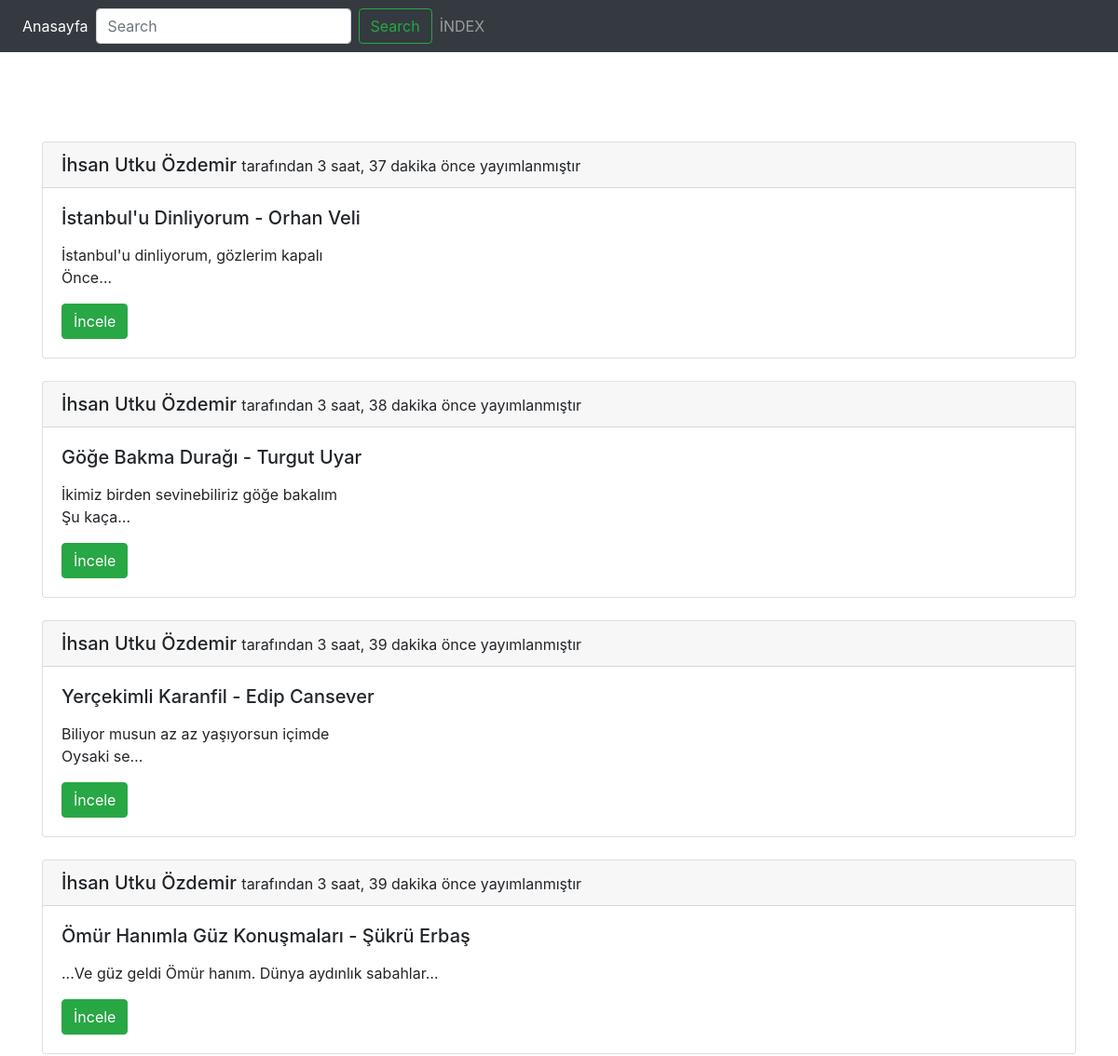
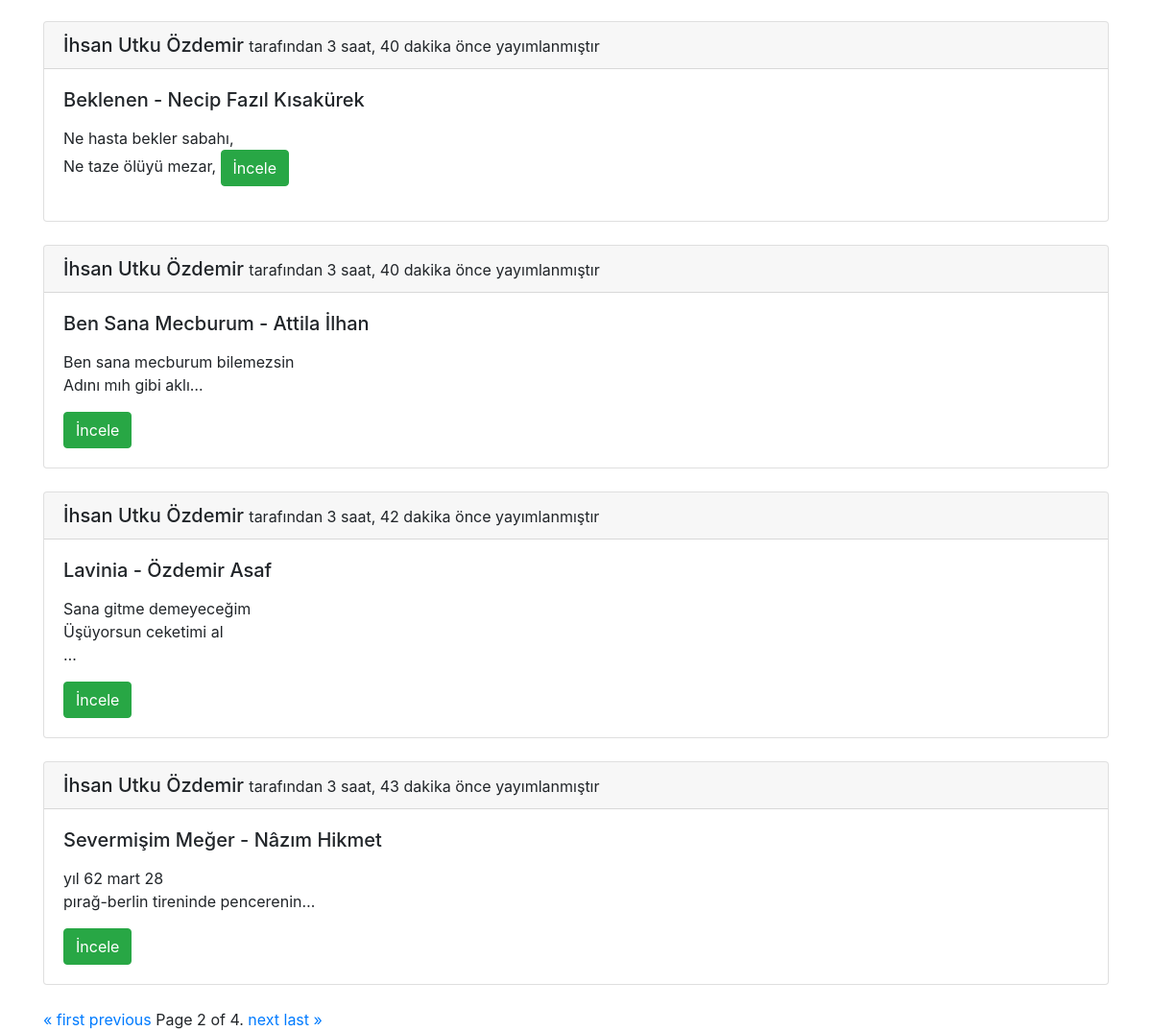
Page /post/index/?page=2 on the committed database (2 pictures, top to bottom).
### post/models.py (models this page shows, shortened)
class Post(models.Model):
    user = models.ForeignKey('auth.User', verbose_name='Yazar', related_name='posts', on_delete=models.CASCADE)
    title = models.CharField(max_length=120, verbose_name='Başlık')
    content = models.TextField(verbose_name='İçerik')
    publishing_date = models.DateTimeField(verbose_name='Yayımlanma Tarihi', auto_now_add=True)
    slug = models.SlugField(unique=True, editable=False, max_length=130)
    def get_absolute_url(self):
        return reverse('post:detail', kwargs={'slug': self.slug})
    class Meta:
        ordering = ['-publishing_date',  'id']

### post/views.py (the view, shortened to what this page needs)
def post_index(request):
    post_list = Post.objects.all()
    query = request.GET.get('q')
    paginator = Paginator(post_list, 8)
    page_number = request.GET.get('page')
    posts = paginator.get_page(page_number)
    return render(request, "post/index.html", {'posts': posts})

### templates/post/index.html (shortened to what this page needs)
{% extends 'base.html' %}
{% block body %}
    <div class="container">
        {% for post in posts %}
            <div class="row">
                <div class="col-md-12">
                    <div class="card">
                        <h5 class="card-header"> {{ post.user.get_full_name }} <small> tarafından {{ post.publishing_date|timesince }} önce yayımlanmıştır </small> </h5>
                        <div class="card-body">
                            <h5 class="card-title"> {{ post.title }} </h5>
                            <p class="card-text"> {{ post.content|linebreaks|truncatechars:55 }} </p>
                            <a href="{{ post.get_absolute_url }}" class="btn btn-success"> İncele </a>
                        </div>
                    </div>
                </div>
            </div>
            <br>
        {% endfor %}
        <div class="row">
            <div class="col-md-12">
                <div class="pagination">
                    <span class="step-links">
                        {% if posts.has_previous %}
                            <a href="?page=1">&laquo; first</a>
                            <a href="?page={{ posts.previous_page_number }}">previous</a>
                        {% endif %}
                        <span class="current">
                            Page {{ posts.number }} of {{ posts.paginator.num_pages }}.
                        </span>
                        {% if posts.has_next %}
                            <a href="?page={{ posts.next_page_number }}">next</a>
                            <a href="?page={{ posts.paginator.num_pages }}">last &raquo;</a>
                        {% endif %}
                    </span>
                </div>
            </div>
        </div>
    </div>
{% endblock %}

### static/css/style.css (style rules this page uses)
body { padding-top: 80px; }

### rows in the picture
Post: user.get_full_name "İhsan Utku Özdemir", publishing_date "3 saat, 37 dakika", title "İstanbul'u Dinliyorum - Orhan Veli", content "İstanbul'u dinliyorum, gözlerim kapalı Önce…"
Post: user.get_full_name "İhsan Utku Özdemir", publishing_date "3 saat, 38 dakika", title "Göğe Bakma Durağı - Turgut Uyar", content "İkimiz birden sevinebiliriz göğe bakalım Şu kaça…"
Post: user.get_full_name "İhsan Utku Özdemir", publishing_date "3 saat, 39 dakika", title "Yerçekimli Karanfil - Edip Cansever", content "Biliyor musun az az yaşıyorsun içimde Oysaki se…"
Post: user.get_full_name "İhsan Utku Özdemir", publishing_date "3 saat, 39 dakika", title "Ömür Hanımla Güz Konuşmaları - Şükrü Erbaş", content "...Ve güz geldi Ömür hanım. Dünya aydınlık sabahlar…"
Post: user.get_full_name "İhsan Utku Özdemir", publishing_date "3 saat, 40 dakika", title "Beklenen - Necip Fazıl Kısakürek", content "Ne hasta bekler sabahı, Ne taze ölüyü mezar,"
Post: user.get_full_name "İhsan Utku Özdemir", publishing_date "3 saat, 40 dakika", title "Ben Sana Mecburum - Attila İlhan", content "Ben sana mecburum bilemezsin Adını mıh gibi aklı…"
Post: user.get_full_name "İhsan Utku Özdemir", publishing_date "3 saat, 42 dakika", title "Lavinia - Özdemir Asaf", content "Sana gitme demeyeceğim Üşüyorsun ceketimi al …"
Post: user.get_full_name "İhsan Utku Özdemir", publishing_date "3 saat, 43 dakika", title "Severmişim Meğer - Nâzım Hikmet", content "yıl 62 mart 28 pırağ-berlin tireninde pencerenin…"

### other values in the picture
{{ posts.number }} "2"
{{ posts.paginator.num_pages }} "4"
